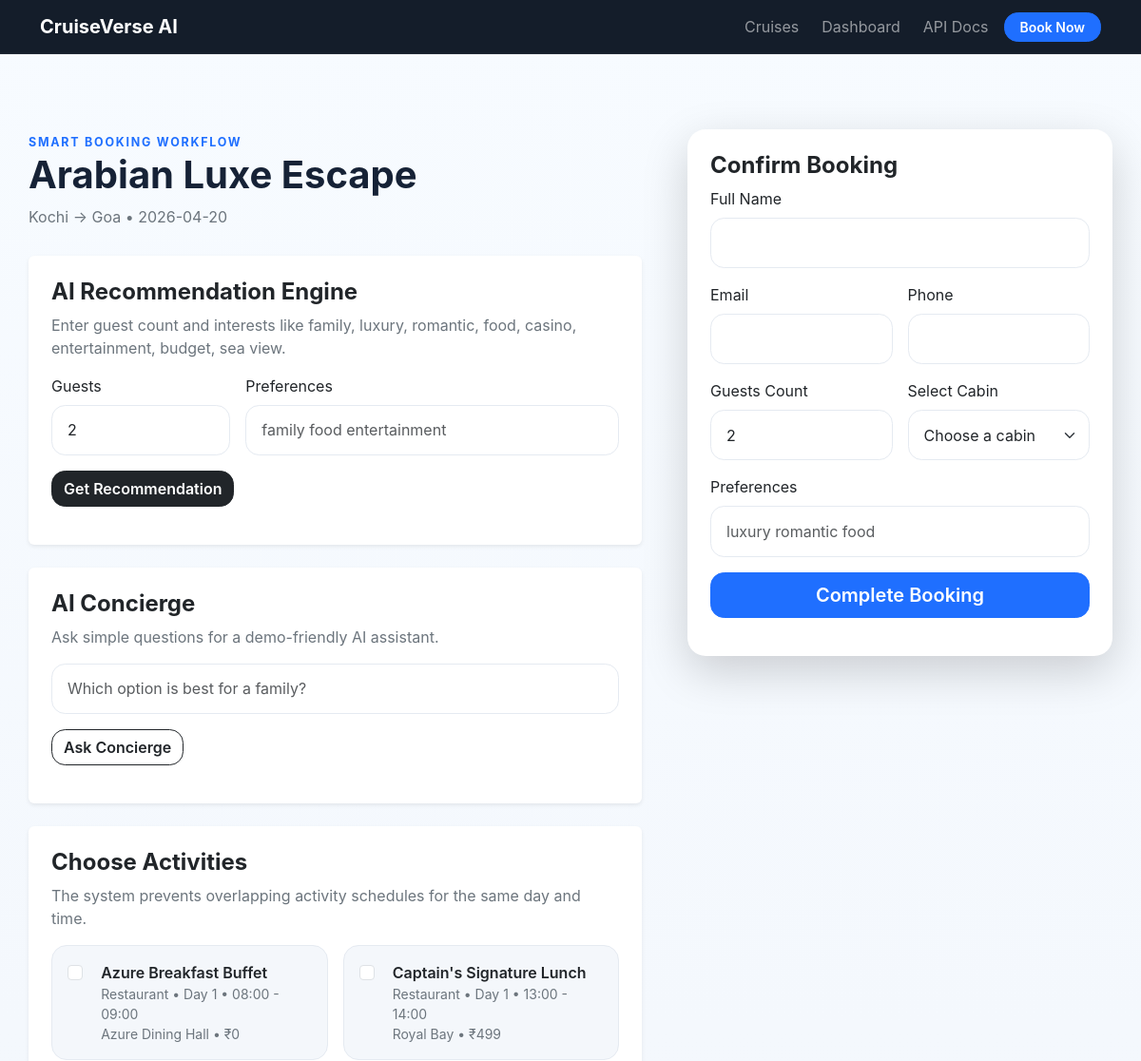
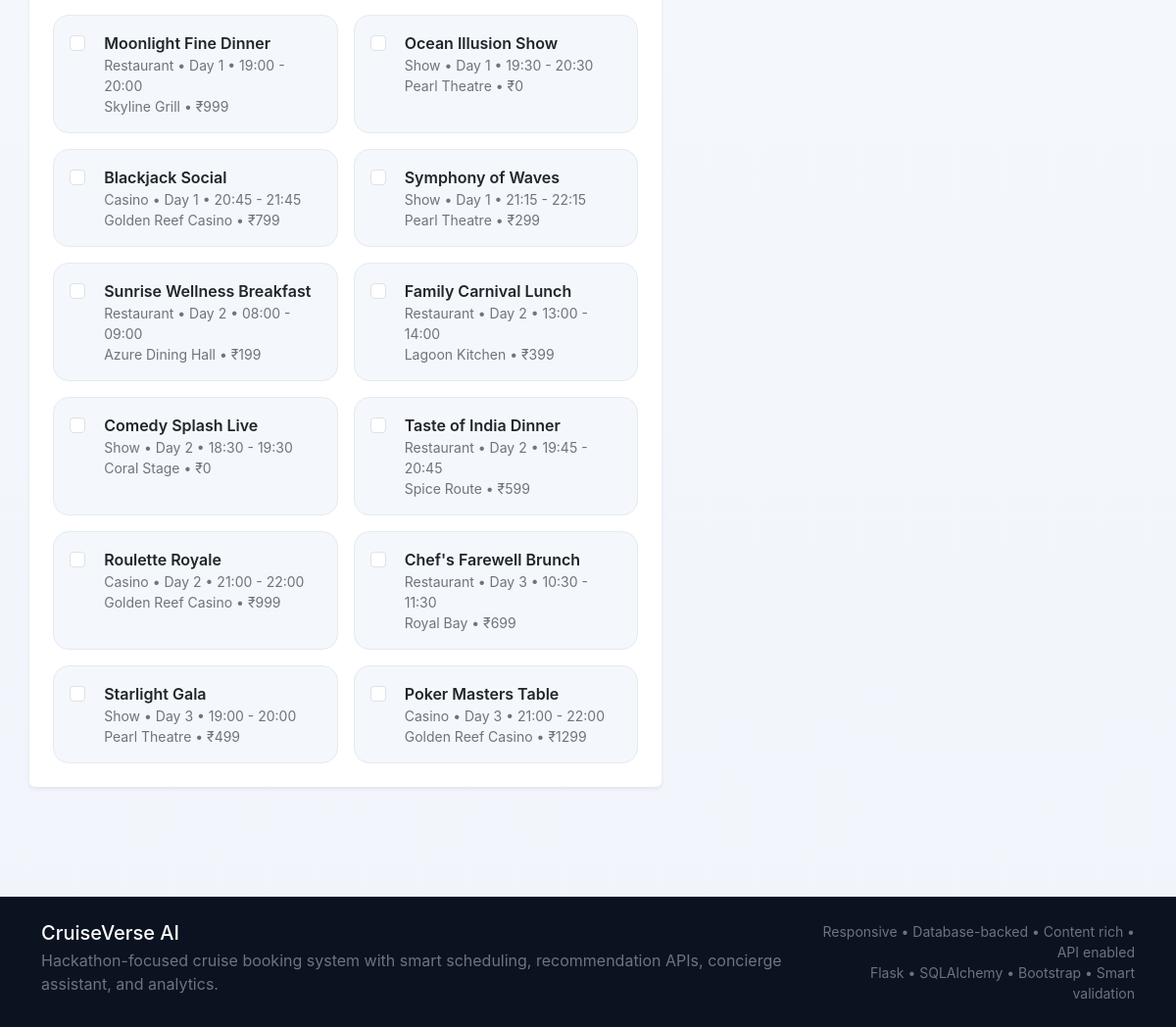
/booking/1, run on the app's committed database (2 pictures, top to bottom).
### app.py (models this page shows)
class Cruise(db.Model):
    id = db.Column(db.Integer, primary_key=True)
    code = db.Column(db.String(20), unique=True, nullable=False)
    name = db.Column(db.String(120), nullable=False)
    departure_port = db.Column(db.String(120), nullable=False)
    arrival_port = db.Column(db.String(120), nullable=False)
    sailing_date = db.Column(db.String(20), nullable=False)
    duration_nights = db.Column(db.Integer, nullable=False)
    ship_name = db.Column(db.String(120), nullable=False)
    base_price = db.Column(db.Float, nullable=False)
    image_url = db.Column(db.String(500), nullable=False)
    description = db.Column(db.Text, nullable=False)
    highlights = db.Column(db.Text, nullable=False)
    cabins = db.relationship("Cabin", backref="cruise", lazy=True, cascade="all, delete-orphan")
    activities = db.relationship("Activity", backref="cruise", lazy=True, cascade="all, delete-orphan")
    bookings = db.relationship("Booking", backref="cruise", lazy=True, cascade="all, delete-orphan")

class Activity(db.Model):
    id = db.Column(db.Integer, primary_key=True)
    cruise_id = db.Column(db.Integer, db.ForeignKey("cruise.id"), nullable=False)
    title = db.Column(db.String(120), nullable=False)
    category = db.Column(db.String(50), nullable=False)  # Restaurant, Show, Casino
    venue = db.Column(db.String(120), nullable=False)
    day_number = db.Column(db.Integer, nullable=False)
    slot_label = db.Column(db.String(50), nullable=False)
    start_time = db.Column(db.String(5), nullable=False)
    end_time = db.Column(db.String(5), nullable=False)
    capacity = db.Column(db.Integer, nullable=False)
    price = db.Column(db.Float, nullable=False, default=0)
    description = db.Column(db.Text, nullable=False)
    tags = db.Column(db.String(250), nullable=False)

### app.py (the view)
@app.route("/booking/<int:cruise_id>")
def booking_page(cruise_id: int):
    cruise = Cruise.query.get_or_404(cruise_id)
    cabins = Cabin.query.filter_by(cruise_id=cruise.id, is_available=True).order_by(Cabin.price.asc()).all()
    activities = Activity.query.filter_by(cruise_id=cruise.id).order_by(Activity.day_number.asc(), Activity.start_time.asc()).all()
    return render_template("booking.html", cruise=cruise, cabins=cabins, activities=activities)

### templates/booking.html (shortened to what this page needs)
{% extends "base.html" %}
{% block content %}
<div class="container section-gap">
  <div class="row g-5">
    <div class="col-lg-7">
      <div class="section-heading">
        <span class="eyebrow dark">SMART BOOKING WORKFLOW</span>
        <h1 class="fw-bold">{{ cruise.name }}</h1>
        <p class="text-secondary">{{ cruise.departure_port }} → {{ cruise.arrival_port }} • {{ cruise.sailing_date }}</p>
      </div>
      <div class="card border-0 shadow-sm">
        <div class="card-body p-4">
          <h4 class="fw-bold">AI Recommendation Engine</h4>
          <p class="text-secondary">Enter guest count and interests like family, luxury, romantic, food, casino, entertainment, budget, sea view.</p>
          <div class="row g-3">
            <div class="col-md-4">
              <label class="form-label">Guests</label>
              <input id="aiGuests" class="form-control" type="number" min="1" max="4" value="2">
            </div>
            <div class="col-md-8">
              <label class="form-label">Preferences</label>
              <input id="aiPreferences" class="form-control" placeholder="family food entertainment">
            </div>
            <div class="col-12">
              <button class="btn btn-dark" onclick="getRecommendations({{ cruise.id }})">Get Recommendation</button>
            </div>
          </div>
        </div>
      </div>
      <div class="card border-0 shadow-sm mt-4">
        <div class="card-body p-4">
          <h4 class="fw-bold">AI Concierge</h4>
          <p class="text-secondary">Ask simple questions for a demo-friendly AI assistant.</p>
          <div class="row g-3">
            <div class="col-12">
              <input id="conciergeMessage" class="form-control" placeholder="Which option is best for a family?">
            </div>
            <div class="col-12">
              <button class="btn btn-outline-dark" onclick="askConcierge()">Ask Concierge</button>
            </div>
          </div>
        </div>
      </div>
      <div class="card border-0 shadow-sm mt-4">
        <div class="card-body p-4">
          <h4 class="fw-bold">Choose Activities</h4>
          <p class="text-secondary">The system prevents overlapping activity schedules for the same day and time.</p>
          <div class="row g-3">
            {% for activity in activities %}
            <div class="col-md-6">
              <label class="activity-choice w-100">
                <input
                  type="checkbox"
                  class="form-check-input me-2 activity-input"
                  value="{{ activity.id }}"
                  data-day="{{ activity.day_number }}"
                  data-start="{{ activity.start_time }}"
                  data-end="{{ activity.end_time }}"
                  data-title="{{ activity.title }}"
                >
                <div>
                  <div class="fw-semibold">{{ activity.title }}</div>
                  <div class="small text-secondary">{{ activity.category }} • Day {{ activity.day_number }} • {{ activity.start_time }} - {{ activity.end_time }}</div>
                  <div class="small text-secondary">{{ activity.venue }} • ₹{{ "%.0f"|format(activity.price) }}</div>
                </div>
              </label>
            </div>
            {% endfor %}
          </div>
        </div>
      </div>
    </div>
    <div class="col-lg-5">
      <div class="card border-0 shadow-lg sticky-panel">
        <div class="card-body p-4">
          <h4 class="fw-bold">Confirm Booking</h4>
          <form id="bookingForm" class="row g-3">
            <div class="col-12">
              <label class="form-label">Full Name</label>
              <input id="customer_name" class="form-control" required>
            </div>
            <div class="col-md-6">
              <label class="form-label">Email</label>
              <input id="email" type="email" class="form-control" required>
            </div>
            <div class="col-md-6">
              <label class="form-label">Phone</label>
              <input id="phone" class="form-control" required>
            </div>
            <div class="col-md-6">
              <label class="form-label">Guests Count</label>
              <input id="guests_count" type="number" min="1" max="4" value="2" class="form-control" required>
            </div>
            <div class="col-md-6">
              <label class="form-label">Select Cabin</label>
              <select id="cabin_id" class="form-select" required>
                <option value="">Choose a cabin</option>
              </select>
            </div>
            <div class="col-12">
              <label class="form-label">Preferences</label>
              <input id="preferences" class="form-control" placeholder="luxury romantic food">
            </div>
            <div class="col-12">
              <button class="btn btn-primary w-100 btn-lg" type="submit">Complete Booking</button>
            </div>
          </form>
        </div>
      </div>
    </div>
  </div>
</div>
{% endblock %}

### templates/base.html (shortened to what this page needs)
<!DOCTYPE html>
<html lang="en">
<head>
    <link href="https://cdn.jsdelivr.net/npm/bootstrap@5.3.3/dist/css/bootstrap.min.css" rel="stylesheet">
    <link href="{{ url_for('static', filename='styles.css') }}" rel="stylesheet">
</head>
<body>
<nav class="navbar navbar-expand-lg navbar-dark fixed-top nav-shell">
  <div class="container">
    <a class="navbar-brand fw-bold" href="/">CruiseVerse AI</a>
    <div class="collapse navbar-collapse" id="navMenu">
      <ul class="navbar-nav ms-auto align-items-lg-center gap-lg-2">
        <li class="nav-item"><a class="nav-link" href="/cruises">Cruises</a></li>
        <li class="nav-item"><a class="nav-link" href="/dashboard">Dashboard</a></li>
        <li class="nav-item"><a class="nav-link" href="/api-docs">API Docs</a></li>
        <li class="nav-item"><a class="btn btn-primary btn-sm px-3" href="/cruises">Book Now</a></li>
      </ul>
    </div>
  </div>
</nav>
{% block content %}{% endblock %}
<footer class="footer-shell mt-5">
  <div class="container py-4 d-flex flex-column flex-md-row justify-content-between gap-3">
    <div>
      <h5 class="mb-1">CruiseVerse AI</h5>
      <p class="text-secondary mb-0">Hackathon-focused cruise booking system with smart scheduling, recommendation APIs, concierge assistant, and analytics.</p>
    </div>
    <div class="text-md-end">
      <div class="small text-secondary">Responsive • Database-backed • Content rich • API enabled</div>
      <div class="small text-secondary">Flask • SQLAlchemy • Bootstrap • Smart validation</div>
    </div>
  </div>
</footer>
</body>
</html>

### static/styles.css (style rules this page uses)
:root { --bg:#08111f; --surface:#ffffff; --surface-soft:#f4f7fb; --primary:#1f6fff; --primary-dark:#124ec2; --text:#162236; --muted:#64748b; --border:#e5eaf1; --shadow:0 12px 32px rgba(15, 23, 42, 0.08); --radius:1.2rem; }
* { box-sizing:border-box }
body { margin:0; padding-top:72px; font-family:Inter,system-ui,-apple-system,BlinkMacSystemFont,"Segoe UI",sans-serif; color:var(--text); background:linear-gradient(180deg,#f7fbff 0%,#f1f5fb 100%); }
a { text-decoration:none }
.nav-shell { background:rgba(8,17,31,.95); backdrop-filter:blur(12px); border-bottom:1px solid rgba(255,255,255,.06); }
.section-gap { padding:4rem 0 }
.eyebrow { display:inline-block; text-transform:uppercase; letter-spacing:.14em; font-size:.78rem; font-weight:700; color:#a9c6ff; }
.eyebrow.dark { color:var(--primary) }
.cruise-card,.info-card,.metric-card,.filter-card,.soft-box,.activity-box,.empty-box,.mini-metric,.sticky-panel,.code-box { border-radius:var(--radius); }
.form-control,.form-select { border-radius:.9rem; border:1px solid var(--border); padding:.85rem 1rem; }
.btn { border-radius:.9rem; font-weight:600; }
.btn-primary { background:var(--primary); border-color:var(--primary); }
.section-heading { max-width:760px; margin-bottom:1.8rem; }
.activity-choice { display:flex; align-items:flex-start; gap:.7rem; border:1px solid var(--border); background:var(--surface-soft); border-radius:1rem; padding:1rem; cursor:pointer; height:100%; }
.activity-choice input { margin-top:.25rem }
.sticky-panel { position:sticky; top:90px; }
.footer-shell { background:#0b1220; color:white; border-top:1px solid rgba(255,255,255,.05); }

### data on the page
Cruise: name "Arabian Luxe Escape", departure_port "Kochi", arrival_port "Goa", sailing_date "2026-04-20"
Activity: title "Azure Breakfast Buffet", category "Restaurant", day_number "1", start_time "08:00", end_time "09:00", venue "Azure Dining Hall", price "0"
Activity: title "Captain's Signature Lunch", category "Restaurant", day_number "1", start_time "13:00", end_time "14:00", venue "Royal Bay", price "499"
Activity: title "Moonlight Fine Dinner", category "Restaurant", day_number "1", start_time "19:00", end_time "20:00", venue "Skyline Grill", price "999"
Activity: title "Ocean Illusion Show", category "Show", day_number "1", start_time "19:30", end_time "20:30", venue "Pearl Theatre", price "0"
Activity: title "Blackjack Social", category "Casino", day_number "1", start_time "20:45", end_time "21:45", venue "Golden Reef Casino", price "799"
Activity: title "Symphony of Waves", category "Show", day_number "1", start_time "21:15", end_time "22:15", venue "Pearl Theatre", price "299"
Activity: title "Sunrise Wellness Breakfast", category "Restaurant", day_number "2", start_time "08:00", end_time "09:00", venue "Azure Dining Hall", price "199"
Activity: title "Family Carnival Lunch", category "Restaurant", day_number "2", start_time "13:00", end_time "14:00", venue "Lagoon Kitchen", price "399"
Activity: title "Comedy Splash Live", category "Show", day_number "2", start_time "18:30", end_time "19:30", venue "Coral Stage", price "0"
Activity: title "Taste of India Dinner", category "Restaurant", day_number "2", start_time "19:45", end_time "20:45", venue "Spice Route", price "599"
Activity: title "Roulette Royale", category "Casino", day_number "2", start_time "21:00", end_time "22:00", venue "Golden Reef Casino", price "999"
Activity: title "Chef's Farewell Brunch", category "Restaurant", day_number "3", start_time "10:30", end_time "11:30", venue "Royal Bay", price "699"
Activity: title "Starlight Gala", category "Show", day_number "3", start_time "19:00", end_time "20:00", venue "Pearl Theatre", price "499"
Activity: title "Poker Masters Table", category "Casino", day_number "3", start_time "21:00", end_time "22:00", venue "Golden Reef Casino", price "1299"
